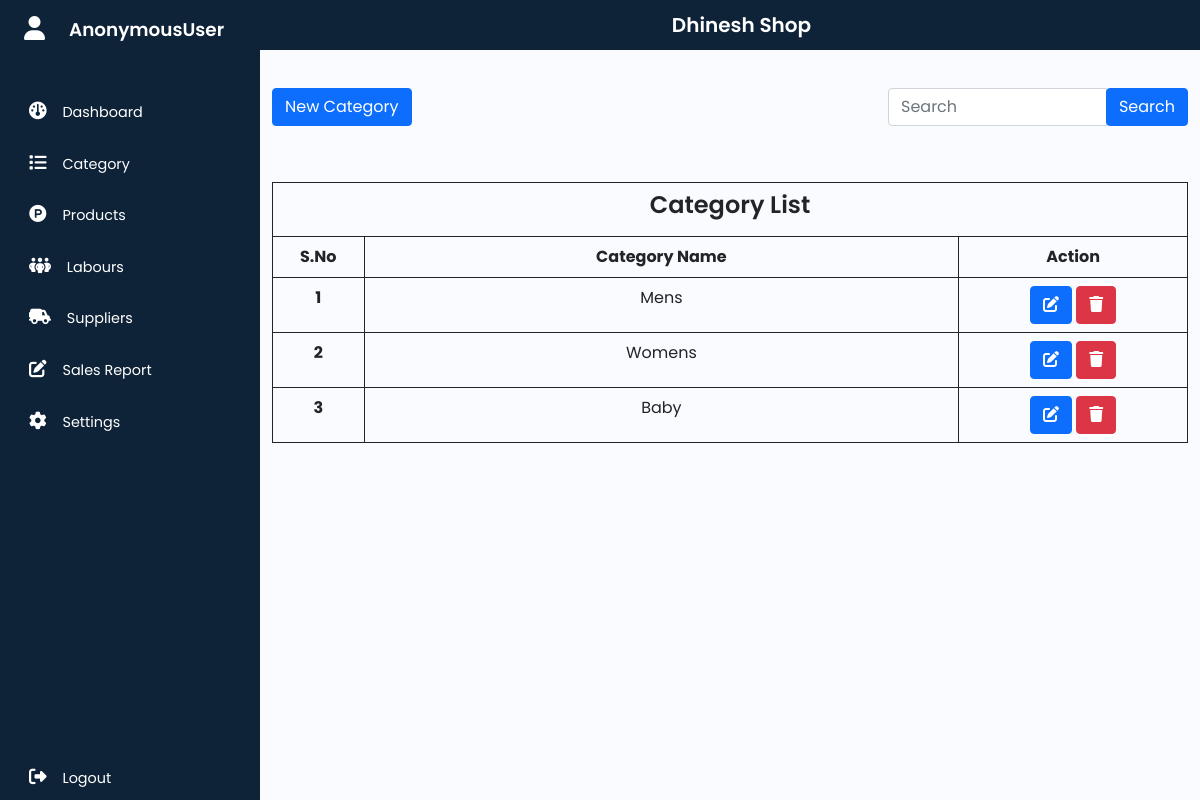
The page /category/ on the database its author committed.
### Inventory_app/models.py (models this page shows, shortened)
class Settings(models.Model):
    store_name=models.CharField(max_length=100,null=False, blank=False)

class Category(models.Model):
    cat_name=models.CharField(max_length=50, null=False, blank=False)

### Inventory_app/views.py (the view)
# urls.py: path('category/',views.CategoryViews, name='category'),
def CategoryViews(request):
    categories = Category.objects.all()
    return render(request, 'Manage_Category.html', {'data': categories})

### Inventory_app/context_processors.py (called while the page is built)
def my_model_data(request):
    data = Settings.objects.all()
    return {'my_model_data': data}

### templates/Manage_Category.html (shortened to what this page needs)
{% extends 'main.html' %}
{% load static %}
{% block content %}
         <section>
            <div class="container">
              <div class="row">
                <div class="col-lg-6 ">
                    <div class="input-group mb-2 mt-4">
                        <a href="{% url 'newcategory'  %}" class="btn btn-primary">New Category</a>
                    </div>
                </div>
                <div class="col-lg-6">
                    <div class="input-group mb-2 mt-4 float-end" style="width: 300px;">
                        <input type="text" class="form-control w-4" placeholder="Search" id="searchInput">
                        <div class="input-group-append" >
                          <button class="btn btn-primary text-white " type="button" onclick="searchTable()">Search</button>
                        </div>
                    </div>
                </div>
            </div>
                <div class="row">
                    <div ">
                        <table class="table table-bordered border-dark table table-hover  mt-5"  id="dataTable">
                            <thead >
                              <tr>
                                <th colspan="4" class="text-center"><h1>Category List</h1></th>
                              </tr>
                              <tr class="text-center">
                                <th scope="col" style="width: 10%;">S.No</th>
                                <th scope="col">Category Name</th>
                                <th scope="col" style="width: 25%;">Action</th>
                              </tr>
                            </thead>
                            <tbody>
                              {% for datas in data %}
                                <tr class="text-center">
                                  <th scope="row">{{forloop.counter}}</th>
                                  <td> {{datas.cat_name}} </td>
                                  <td><a href="/editcategory/{{datas.id}}"><button type="button" class="btn btn-primary"><i class="fa-solid fa-pen-to-square"></i></button></a>
                                    <a href="/delete_category/{{datas.id}}">
                                      <button type="button" class="btn btn-danger"><i class="fa-solid fa-trash"></i> </button></a></td>
                                </tr>
                              {% endfor %}
                            </tbody>
                          </table>
                    </div>
                </div>
            </div>
         </section>
{% endblock content %}

### templates/main.html (shortened to what this page needs)
{% load static %}
<!DOCTYPE html>
<html lang="en">
<head>
    <link href="https://cdn.jsdelivr.net/npm/bootstrap@5.0.2/dist/css/bootstrap.min.css" rel="stylesheet">
    <link href="https://cdnjs.cloudflare.com/ajax/libs/font-awesome/6.6.0/css/all.min.css" rel="stylesheet">
    <link rel="stylesheet" href="{% static 'assets\css\style.css' %}">
</head>
<body>
    <div class="wrapper">
        <aside id="sidebar" >
            <div class="d-flex">
                <button class="toggle-btn" type="button">
                    <i class="fa-solid fa-user"></i>
                </button>
                <div class="sidebar-logo">
                    <a href="#">{{request.user}}</a>
                </div>
            </div>
            <ul class="sidebar-nav ">
                <li class="sidebar-item">
                    <a href="{% url 'dashboard'  %}" class="sidebar-link">
                        <i class="fa-solid fa-gauge"></i>
                        <span>Dashboard</span>
                    </a>
                </li>
                <li class="sidebar-item">
                    <a href="{% url 'category'  %}" class="sidebar-link">
                        <i class="fa-solid fa-list"></i>
                        <span>Category</span>
                    </a>
                </li>
                <li class="sidebar-item">
                    <a href="{% url 'manageproduct'  %}" class="sidebar-link">
                        <i class="fa-brands fa-product-hunt"></i>
                        <span>Products</span>
                    </a>
                </li>
                <li class="sidebar-item">
                    <a href="{% url 'managelabour'  %}" class="sidebar-link">
                        <i class="fa-solid fa-people-group"></i>
                        <span>Labours</span>
                    </a>
                </li>
                <li class="sidebar-item">
                    <a href="{% url 'managesupplier'  %}" class="sidebar-link">
                        <i class="fa-solid fa-truck-field"></i>
                        <span>Suppliers</span>
                    </a>
                </li>
                <li class="sidebar-item">
                    <a href="{% url 'salesreport'  %}" class="sidebar-link">
                        <i class="fa-solid fa-pen-to-square"></i>
                        <span>Sales Report</span>
                    </a>
                </li>
                <li class="sidebar-item">
                    <a href="{% url 'settings'  %}" class="sidebar-link">
                        <i class="fa-solid fa-gear"></i>
                        <span>Settings</span>
                    </a>
                </li>
            </ul>
            <div class="sidebar-footer">
                <a href="{% url 'logout' %}" class="sidebar-link">
                    <i class="fa-solid fa-right-from-bracket"></i>
                    <span>Logout</span>
                </a>
            </div>
        </aside>
        <div class="main">
            <nav class="navbar navbar-fixed">
                <div class="container-fluid ">
                    {% for item in my_model_data %}
                        <h1 class="navbar-brand  text-white">{{item.store_name}}</h1>
                    {% endfor %}
                </div>
            </nav>
            {% block content %}
            {% endblock content %}
        </div>
    </div>
</body>
</html>

### static/assets/css/style.css (style rules this page uses)
a { text-decoration:none; }
li { list-style: none; }
h1 { font-weight: 600; font-size: 1.5rem; }
body { font-family: 'Poppins', sans-serif; }
.wrapper { display: flex; }
.main { min-height: 100vh; width: 100%; overflow: hidden; transition: all 0.35s ease-in-out; background-color: #fafbfe; }
#sidebar { width: 260px; min-width: 260px; height: 100vh; z-index: 1000; transition: all .25s ease-in-out; background-color: #0e2238; display: flex; flex-direction: column; position: sticky; top: 0; }
.toggle-btn { background-color: transparent; cursor: pointer; border: 0; padding: 1rem 1.5rem; }
.toggle-btn i { font-size: 1.5rem; color: #FFF; }
.sidebar-logo { margin: auto 0; }
.sidebar-logo a { color: #FFF; font-size: 1.15rem; font-weight: 600; }
.sidebar-nav { padding: 2rem 0; flex: 1 1 auto; }
a.sidebar-link { padding: .625rem 1.625rem; color: #FFF; display: block; font-size: 0.9rem; white-space: nowrap; border-left: 3px solid transparent; }
.sidebar-link i { font-size: 1.1rem; margin-right: .75rem; }
.sidebar-item { position: relative; padding-bottom: 10px; }
.main nav { background-color: #0e2238; }
nav div h1 { margin: 0 34%; }
.navbar-fixed { position: fixed; top: 0; width: 100%; z-index: 1000; background-color: #333; }
section { padding-top: 8vh; padding-bottom: 22vh; }
section { padding-top: 8vh; }

### rows shown on the page
Settings: store_name "Dhinesh Shop"
Category: cat_name "Mens"
Category: cat_name "Womens"
Category: cat_name "Baby"

### other values the page prints
{{ request.user }} "AnonymousUser"
